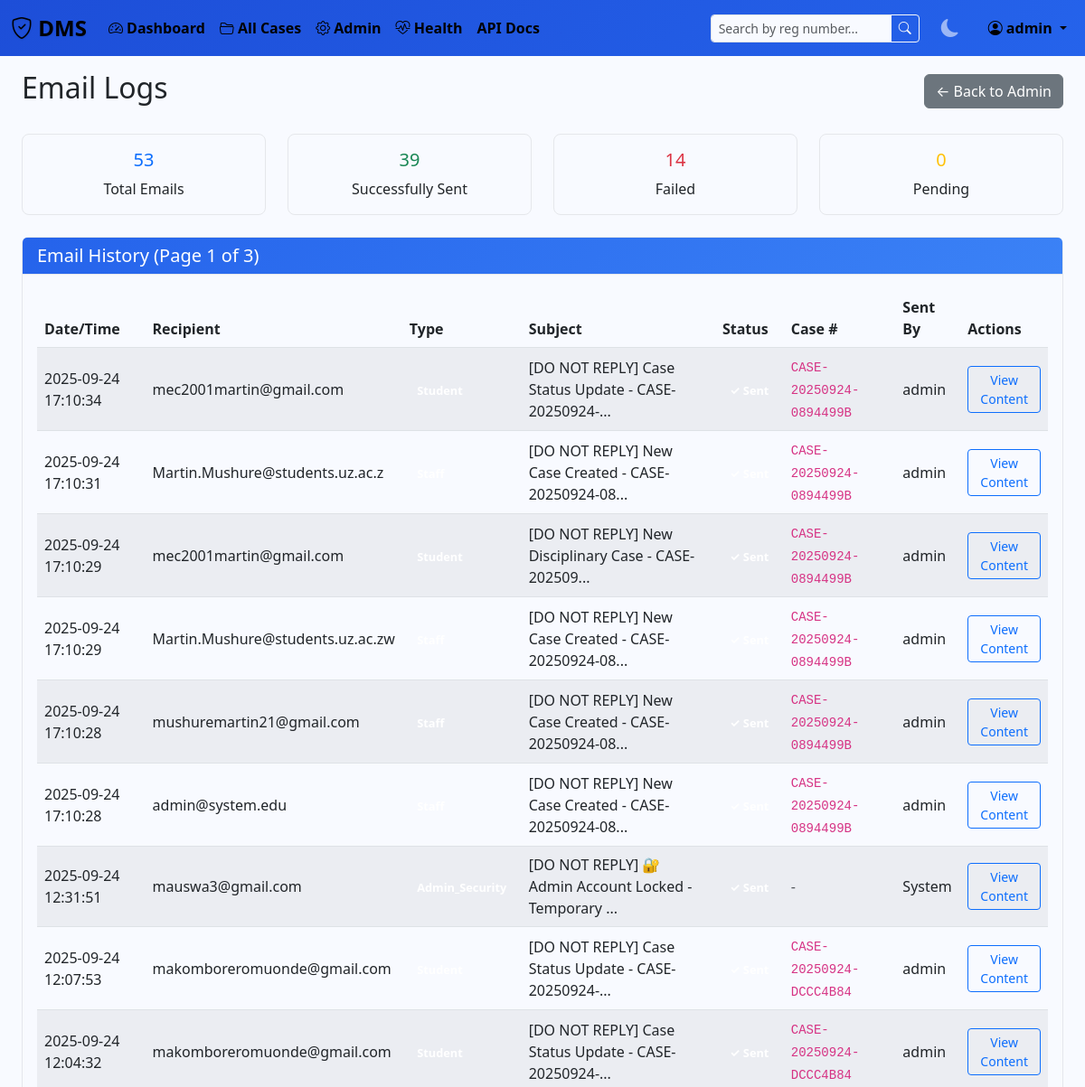
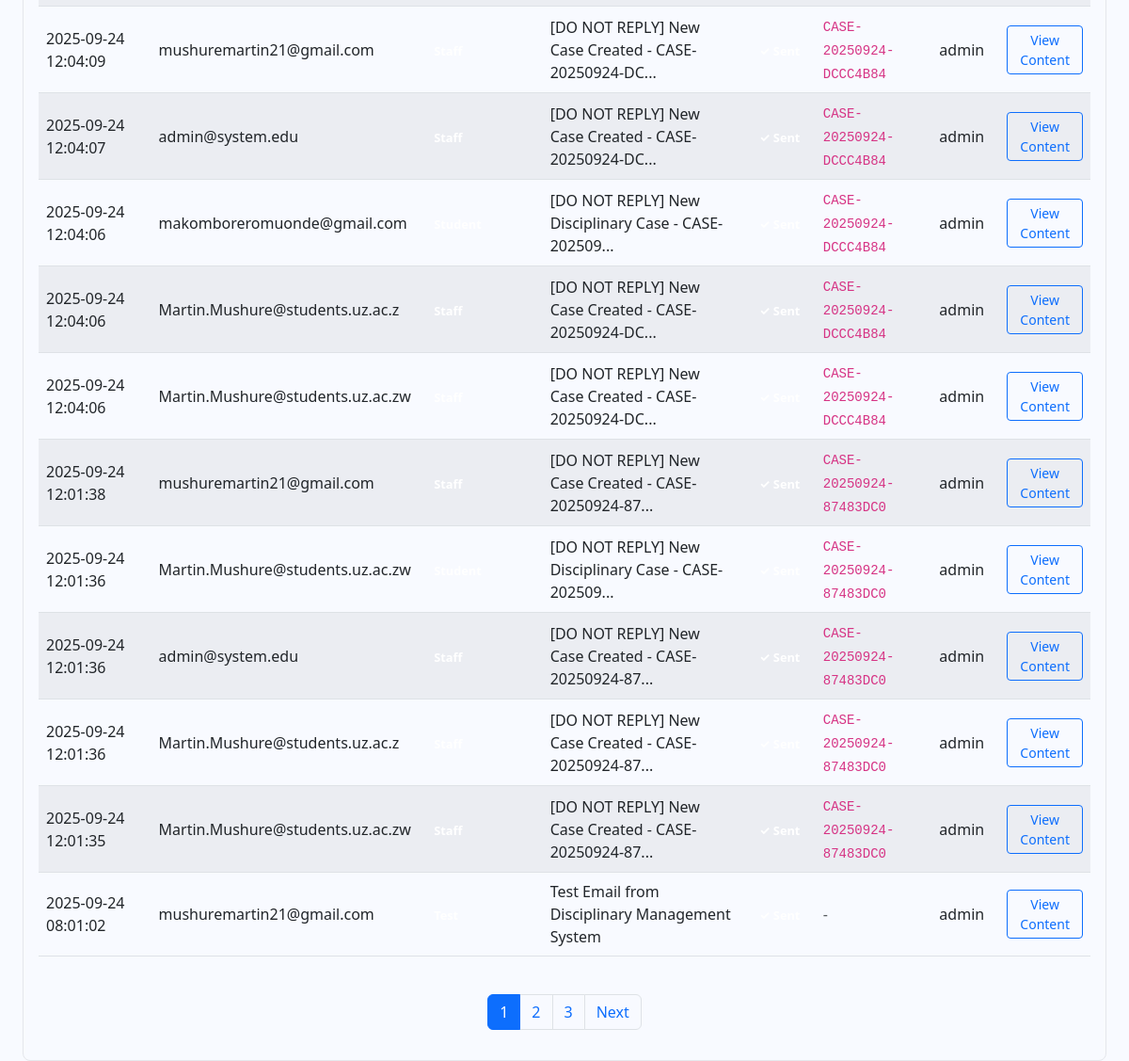
Page /admin/email-logs (signed in) on the committed database (2 pictures, top to bottom).
### tables this page shows
CREATE TABLE users (
            id INTEGER PRIMARY KEY AUTOINCREMENT,
            username TEXT UNIQUE NOT NULL,
            email TEXT UNIQUE NOT NULL,
            password_hash TEXT NOT NULL,
            role TEXT NOT NULL DEFAULT 'student',
            created_at TIMESTAMP DEFAULT CURRENT_TIMESTAMP,
            is_active BOOLEAN DEFAULT 1
        , can_give_verdict BOOLEAN DEFAULT 0, department TEXT, failed_login_attempts INTEGER DEFAULT 0, locked_until TIMESTAMP NULL, temp_password_hash TEXT NULL, temp_password_expiry TIMESTAMP NULL);

CREATE TABLE email_logs (
            id INTEGER PRIMARY KEY AUTOINCREMENT,
            recipient_email TEXT NOT NULL,
            recipient_type TEXT NOT NULL,
            subject TEXT NOT NULL,
            message TEXT NOT NULL,
            sent_status TEXT DEFAULT 'pending',
            error_message TEXT,
            case_number TEXT,
            sent_by INTEGER,
            sent_at TIMESTAMP DEFAULT CURRENT_TIMESTAMP,
            FOREIGN KEY (sent_by) REFERENCES users (id)
        );

### app.py (the view)
@app.route('/admin/email-logs')
@login_required
@require_role('admin')
def email_logs():
    conn = get_db_connection()
    page = request.args.get('page', 1, type=int)
    per_page = 20
    offset = (page - 1) * per_page
    logs = conn.execute('''
        SELECT el.*, u.username as sent_by_username
        FROM email_logs el
        LEFT JOIN users u ON el.sent_by = u.id
        ORDER BY el.sent_at DESC
        LIMIT ? OFFSET ?
    ''', (per_page, offset)).fetchall()
    total_count = conn.execute('SELECT COUNT(*) as count FROM email_logs').fetchone()['count']
    stats = conn.execute('''
        SELECT
            COUNT(*) as total_emails,
            SUM(CASE WHEN sent_status = 'sent' THEN 1 ELSE 0 END) as sent_count,
            SUM(CASE WHEN sent_status = 'failed' THEN 1 ELSE 0 END) as failed_count,
            SUM(CASE WHEN sent_status = 'pending' THEN 1 ELSE 0 END) as pending_count
        FROM email_logs
    ''').fetchone()
    conn.close()
    total_pages = (total_count + per_page - 1) // per_page
    return render_template('email_logs.html',
                         logs=logs,
                         stats=stats,
                         page=page,
                         total_pages=total_pages,
                         total_count=total_count)

### app.py (called while the page is built)
def get_db_connection():
    conn = sqlite3.connect(DATABASE)
    conn.row_factory = sqlite3.Row
    conn.execute('PRAGMA foreign_keys = ON')
    return conn

def require_role(required_role):
    def decorator(f):
        @wraps(f)
        def decorated_function(*args, **kwargs):
            if not current_user.is_authenticated:
                return redirect(url_for('login'))
            if not current_user.has_permission(required_role):
                abort(403)
            return f(*args, **kwargs)
        return decorated_function
    return decorator

@login_manager.user_loader
def load_user(user_id):
    conn = get_db_connection()
    user = conn.execute('SELECT * FROM users WHERE id = ? AND is_active = 1', (user_id,)).fetchone()
    conn.close()
    if user:
        can_give_verdict = user['can_give_verdict'] if 'can_give_verdict' in user.keys() else False
        return User(user['id'], user['username'], user['email'], user['role'], can_give_verdict)
    return None

    def has_permission(self, required_role):
        role_hierarchy = {'staff': 1, 'admin': 2}
        return role_hierarchy.get(self.role, 0) >= role_hierarchy.get(required_role, 0)

### templates/email_logs.html (shortened to what this page needs)
{% extends "base.html" %}
{% block content %}
<div class="container-fluid">
    <div class="d-flex justify-content-between align-items-center mb-4">
        <h2>Email Logs</h2>
        <a href="{{ url_for('admin_panel') }}" class="btn btn-secondary">← Back to Admin</a>
    </div>
    <div class="row mb-4">
        <div class="col-md-3">
            <div class="card text-center">
                <div class="card-body">
                    <h5 class="card-title text-primary">{{ stats.total_emails }}</h5>
                    <p class="card-text">Total Emails</p>
                </div>
            </div>
        </div>
        <div class="col-md-3">
            <div class="card text-center">
                <div class="card-body">
                    <h5 class="card-title text-success">{{ stats.sent_count }}</h5>
                    <p class="card-text">Successfully Sent</p>
                </div>
            </div>
        </div>
        <div class="col-md-3">
            <div class="card text-center">
                <div class="card-body">
                    <h5 class="card-title text-danger">{{ stats.failed_count }}</h5>
                    <p class="card-text">Failed</p>
                </div>
            </div>
        </div>
        <div class="col-md-3">
            <div class="card text-center">
                <div class="card-body">
                    <h5 class="card-title text-warning">{{ stats.pending_count }}</h5>
                    <p class="card-text">Pending</p>
                </div>
            </div>
        </div>
    </div>
    <div class="card">
        <div class="card-header">
            <h5 class="mb-0">Email History (Page {{ page }} of {{ total_pages }})</h5>
        </div>
        <div class="card-body">
            {% if logs %}
            <div class="table-responsive">
                <table class="table table-striped">
                    <thead>
                        <tr>
                            <th>Date/Time</th>
                            <th>Recipient</th>
                            <th>Type</th>
                            <th>Subject</th>
                            <th>Status</th>
                            <th>Case #</th>
                            <th>Sent By</th>
                            <th>Actions</th>
                        </tr>
                    </thead>
                    <tbody>
                        {% for log in logs %}
                        <tr>
                            <td>{{ log.sent_at }}</td>
                            <td>{{ log.recipient_email }}</td>
                            <td>
                                <span class="badge
                                    {% if log.recipient_type == 'student' %}badge-primary{% endif %}
                                    {% if log.recipient_type == 'staff' %}badge-info{% endif %}
                                    {% if log.recipient_type == 'test' %}badge-secondary{% endif %}
                                ">
                                </span>
                            </td>
                            <td>{{ log.subject[:50] }}{% if log.subject|length > 50 %}...{% endif %}</td>
                            <td>
                                {% if log.sent_status == 'sent' %}
                                    <span class="badge badge-success">✓ Sent</span>
                                {% elif log.sent_status == 'failed' %}
                                    <span class="badge badge-danger">✗ Failed</span>
                                {% elif log.sent_status == 'pending' %}
                                    <span class="badge badge-warning">⏳ Pending</span>
                                {% else %}
                                    <span class="badge badge-secondary">{{ log.sent_status }}</span>
                                {% endif %}
                            </td>
                            <td>
                                {% if log.case_number %}
                                    <code>{{ log.case_number }}</code>
                                {% else %}
                                    <span class="text-muted">-</span>
                                {% endif %}
                            </td>
                            <td>{{ log.sent_by_username or 'System' }}</td>
                            <td>
                                <button class="btn btn-sm btn-outline-primary" onclick="viewEmailContent({{ log.id }}, '{{ log.subject }}', `{{ log.message|e }}`)">
                                    View Content
                                </button>
                            </td>
                        </tr>
                        {% endfor %}
                    </tbody>
                </table>
            </div>
            {% if total_pages > 1 %}
            <nav aria-label="Email logs pagination">
                <ul class="pagination justify-content-center mt-4">
                    {% for p in range(1, total_pages + 1) %}
                        {% if p == page %}
                        <li class="page-item active">
                            <span class="page-link">{{ p }}</span>
                        </li>
                        {% elif p <= 3 or p >= total_pages - 2 or (p >= page - 1 and p <= page + 1) %}
                        <li class="page-item">
                            <a class="page-link" href="{{ url_for('email_logs', page=p) }}">{{ p }}</a>
                        </li>
                        {% elif p == 4 and page > 6 %}
                        <li class="page-item disabled">
                            <span class="page-link">...</span>
                        </li>
                        {% elif p == total_pages - 3 and page < total_pages - 5 %}
                        <li class="page-item disabled">
                            <span class="page-link">...</span>
                        </li>
                        {% endif %}
                    {% endfor %}
                    {% if page < total_pages %}
                    <li class="page-item">
                        <a class="page-link" href="{{ url_for('email_logs', page=page+1) }}">Next</a>
                    </li>
                    {% endif %}
                </ul>
            </nav>
            {% endif %}
            {% else %}
            <div class="text-center py-4">
                <p class="text-muted">No email logs found.</p>
            </div>
            {% endif %}
        </div>
    </div>
</div>
{% endblock %}

### templates/base.html (shortened to what this page needs)
<!DOCTYPE html>
<html lang="en" data-bs-theme="light">
<head>
    <link href="https://cdn.jsdelivr.net/npm/bootstrap@5.3.0/dist/css/bootstrap.min.css" rel="stylesheet">
    <link href="https://cdn.jsdelivr.net/npm/bootstrap-icons@1.10.0/font/bootstrap-icons.css" rel="stylesheet">
</head>
<body>
    {% if current_user.is_authenticated %}
    <nav class="navbar navbar-expand-lg navbar-dark bg-dark">
        <div class="container-fluid">
            <a class="navbar-brand" href="{{ url_for('dashboard') }}">
                <i class="bi bi-shield-check"></i> DMS
            </a>
            <div class="collapse navbar-collapse" id="navbarNav">
                <ul class="navbar-nav me-auto">
                    <li class="nav-item">
                        <a class="nav-link" href="{{ url_for('dashboard') }}">
                            <i class="bi bi-speedometer2"></i> Dashboard
                        </a>
                    </li>
                    {% if current_user.has_permission('staff') %}
                    <li class="nav-item">
                        <a class="nav-link" href="{{ url_for('cases') }}">
                            <i class="bi bi-folder2-open"></i> All Cases
                        </a>
                    </li>
                    {% endif %}
                    {% if current_user.role == 'admin' %}
                    <li class="nav-item">
                        <a class="nav-link" href="{{ url_for('admin_panel') }}">
                            <i class="bi bi-gear"></i> Admin
                        </a>
                    </li>
                    <li class="nav-item">
                        <a class="nav-link" href="{{ url_for('health_dashboard') }}">
                            <i class="bi bi-heart-pulse"></i> Health
                        </a>
                    </li>
                    <li class="nav-item">
                        <a class="nav-link" href="{{ url_for('api_documentation') }}">API Docs</a>
                    </li>
                    {% endif %}
                </ul>
                <div class="search-container me-3">
                    <div class="input-group input-group-sm">
                        <input type="text" class="form-control" id="searchInput" placeholder="Search by reg number..." style="width: 200px;">
                        <button class="btn btn-outline-light" type="button" id="searchBtn">
                            <i class="bi bi-search"></i>
                        </button>
                    </div>
                </div>
                <button class="theme-toggle me-3" id="themeToggle" title="Toggle theme">
                    <i class="bi bi-sun-fill" id="themeIcon"></i>
                </button>
                <div class="navbar-nav">
                    <div class="nav-item dropdown">
                        <a class="nav-link dropdown-toggle" href="#" role="button" data-bs-toggle="dropdown">
                            <i class="bi bi-person-circle"></i> {{ current_user.username }}
                        </a>
                    </div>
                </div>
            </div>
        </div>
    </nav>
    {% endif %}
    <div class="container-fluid mt-3">
        {% block content %}{% endblock %}
    </div>
</body>
</html>

### templates/base.html (style rules this page uses)
:root { --bs-body-bg: #f8faff; --navbar-brand-color: #2563eb; --primary-blue: #2563eb; --primary-blue-light: #3b82f6; --primary-blue-dark: #1d4ed8; --accent-blue: #1e40af; --blue-gradient-start: #2563eb; --blue-gradient-end: #3b82f6; }
.navbar-brand { font-weight: bold; font-size: 1.5rem; color: black !important; text-shadow: 0 1px 2px rgba(0,0,0,0.1); }
.navbar-nav .nav-link { font-weight: bold !important; color: black !important; }
.navbar-dark { background: linear-gradient(135deg, var(--primary-blue-dark), var(--primary-blue)) !important; }
.nav-link { transition: all 0.3s ease; }
.search-container { position: relative; }
.theme-toggle { background: none; border: none; color: var(--bs-navbar-color); font-size: 1.25rem; padding: 0.25rem 0.5rem; border-radius: 0.25rem; transition: all 0.15s ease-in-out; }
.card-header { background: linear-gradient(135deg, var(--primary-blue), var(--primary-blue-light)); color: white; border: none; }
a { color: var(--primary-blue); }

### templates/email_logs.html (style rules this page uses)
.badge { font-size: 0.8em; }
.table td { vertical-align: middle; }
.card { border: 1px solid #e5e7eb; border-radius: 8px; }
.card-header { background-color: #f8fafc; border-bottom: 1px solid #e5e7eb; }

### rows in the picture
users: username "admin"
email_logs: sent_at "2025-09-24 17:10:34", recipient_email "mec2001martin@gmail.com", subject "[DO NOT REPLY] Case Status Update - CASE-20250924-", case_number "CASE-20250924-0894499B", username "admin"
email_logs: sent_at "2025-09-24 17:10:31", recipient_email "Martin.Mushure@students.uz.ac.z", subject "[DO NOT REPLY] New Case Created - CASE-20250924-08", case_number "CASE-20250924-0894499B", username "admin"
email_logs: sent_at "2025-09-24 17:10:29", recipient_email "mec2001martin@gmail.com", subject "[DO NOT REPLY] New Disciplinary Case - CASE-202509", case_number "CASE-20250924-0894499B", username "admin"
email_logs: sent_at "2025-09-24 17:10:29", recipient_email "Martin.Mushure@students.uz.ac.zw", subject "[DO NOT REPLY] New Case Created - CASE-20250924-08", case_number "CASE-20250924-0894499B", username "admin"
email_logs: sent_at "2025-09-24 17:10:28", recipient_email "mushuremartin21@gmail.com", subject "[DO NOT REPLY] New Case Created - CASE-20250924-08", case_number "CASE-20250924-0894499B", username "admin"
email_logs: sent_at "2025-09-24 17:10:28", recipient_email "admin@system.edu", subject "[DO NOT REPLY] New Case Created - CASE-20250924-08", case_number "CASE-20250924-0894499B", username "admin"
email_logs: sent_at "2025-09-24 12:31:51", recipient_email "mauswa3@gmail.com", subject "[DO NOT REPLY] 🔐 Admin Account Locked - Temporary", sent_by_username "System"
email_logs: sent_at "2025-09-24 12:07:53", recipient_email "makomboreromuonde@gmail.com", subject "[DO NOT REPLY] Case Status Update - CASE-20250924-", case_number "CASE-20250924-DCCC4B84", username "admin"
email_logs: sent_at "2025-09-24 12:04:32", recipient_email "makomboreromuonde@gmail.com", subject "[DO NOT REPLY] Case Status Update - CASE-20250924-", case_number "CASE-20250924-DCCC4B84", username "admin"
email_logs: sent_at "2025-09-24 12:04:09", recipient_email "mushuremartin21@gmail.com", subject "[DO NOT REPLY] New Case Created - CASE-20250924-DC", case_number "CASE-20250924-DCCC4B84", username "admin"
email_logs: sent_at "2025-09-24 12:04:07", recipient_email "admin@system.edu", subject "[DO NOT REPLY] New Case Created - CASE-20250924-DC", case_number "CASE-20250924-DCCC4B84", username "admin"
email_logs: sent_at "2025-09-24 12:04:06", recipient_email "makomboreromuonde@gmail.com", subject "[DO NOT REPLY] New Disciplinary Case - CASE-202509", case_number "CASE-20250924-DCCC4B84", username "admin"
email_logs: sent_at "2025-09-24 12:04:06", recipient_email "Martin.Mushure@students.uz.ac.z", subject "[DO NOT REPLY] New Case Created - CASE-20250924-DC", case_number "CASE-20250924-DCCC4B84", username "admin"
email_logs: sent_at "2025-09-24 12:04:06", recipient_email "Martin.Mushure@students.uz.ac.zw", subject "[DO NOT REPLY] New Case Created - CASE-20250924-DC", case_number "CASE-20250924-DCCC4B84", username "admin"
email_logs: sent_at "2025-09-24 12:01:38", recipient_email "mushuremartin21@gmail.com", subject "[DO NOT REPLY] New Case Created - CASE-20250924-87", case_number "CASE-20250924-87483DC0", username "admin"
email_logs: sent_at "2025-09-24 12:01:36", recipient_email "Martin.Mushure@students.uz.ac.zw", subject "[DO NOT REPLY] New Disciplinary Case - CASE-202509", case_number "CASE-20250924-87483DC0", username "admin"
email_logs: sent_at "2025-09-24 12:01:36", recipient_email "admin@system.edu", subject "[DO NOT REPLY] New Case Created - CASE-20250924-87", case_number "CASE-20250924-87483DC0", username "admin"
email_logs: sent_at "2025-09-24 12:01:36", recipient_email "Martin.Mushure@students.uz.ac.z", subject "[DO NOT REPLY] New Case Created - CASE-20250924-87", case_number "CASE-20250924-87483DC0", username "admin"
email_logs: sent_at "2025-09-24 12:01:35", recipient_email "Martin.Mushure@students.uz.ac.zw", subject "[DO NOT REPLY] New Case Created - CASE-20250924-87", case_number "CASE-20250924-87483DC0", username "admin"
email_logs: sent_at "2025-09-24 08:01:02", recipient_email "mushuremartin21@gmail.com", subject "Test Email from Disciplinary Management System", username "admin"

### other values in the picture
{{ stats.total_emails }} "53"
{{ stats.sent_count }} "39"
{{ stats.failed_count }} "14"
{{ stats.pending_count }} "0"
{{ page }} "1"
{{ total_pages }} "3"
{{ p }} "1"
{{ p }} "2" "3"
